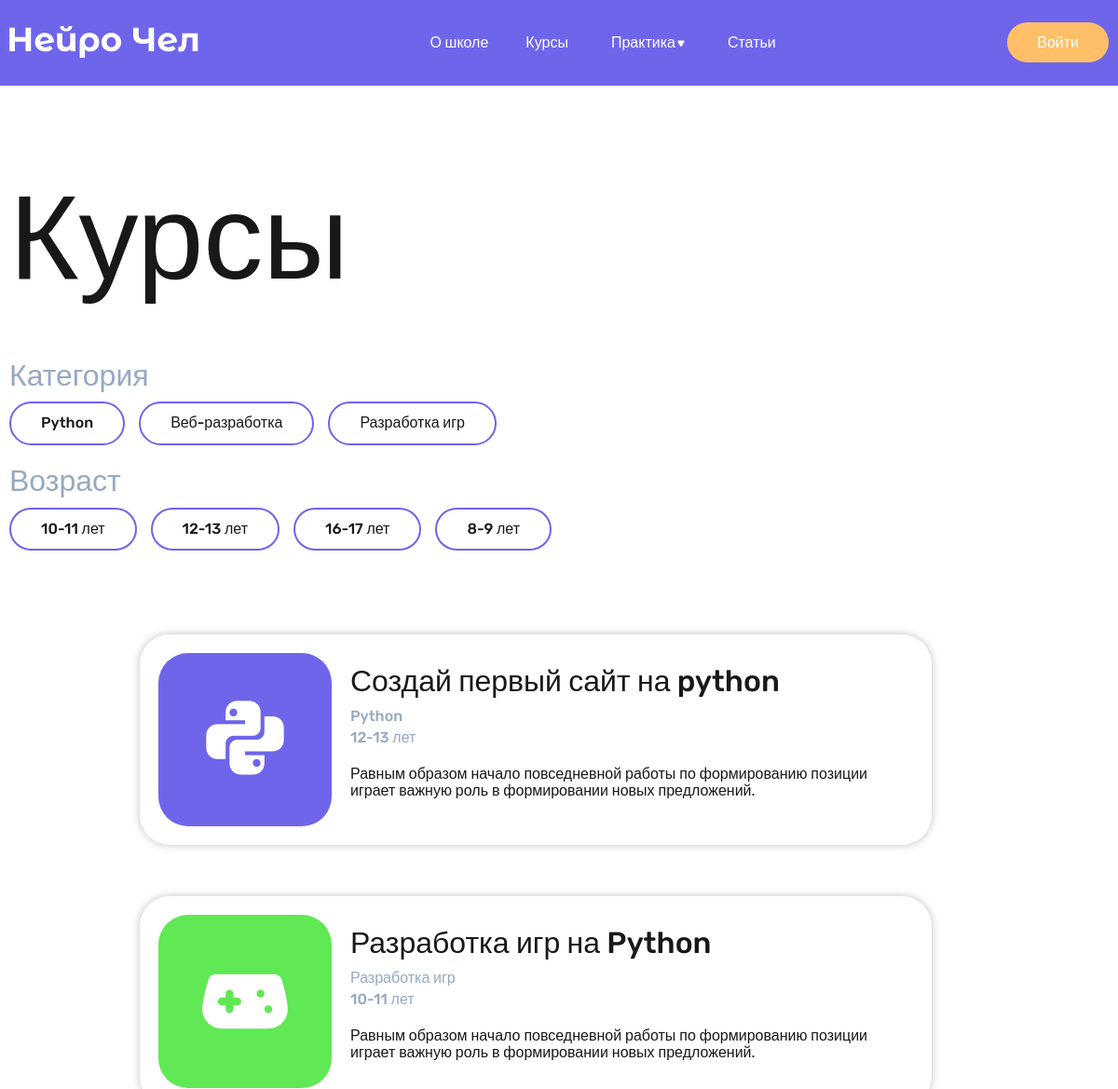
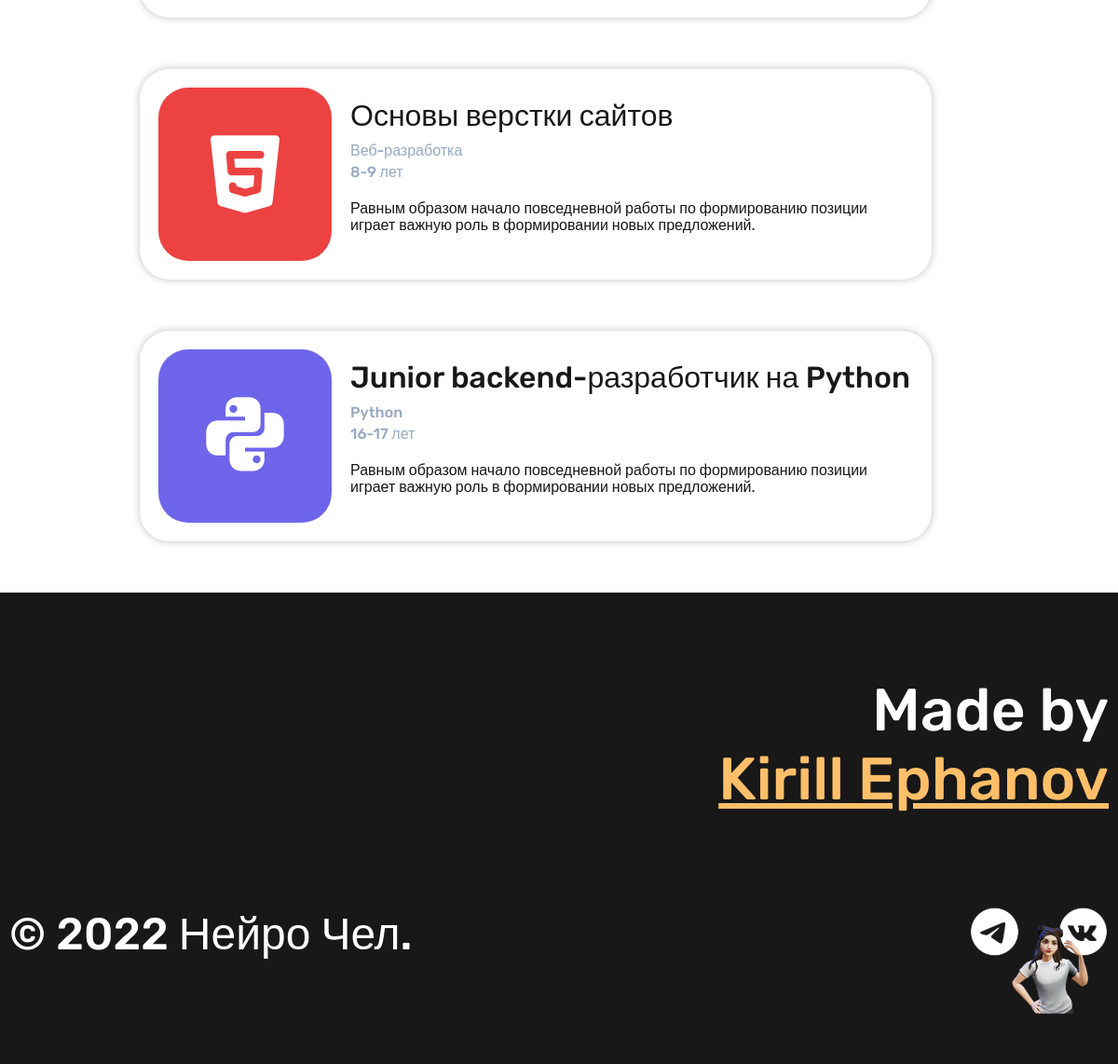
Page /courses/ on the committed database (2 pictures, top to bottom).
### blablycode_app/models.py (models this page shows, shortened)
class Category(models.Model):
    category_title = models.CharField(max_length=150, verbose_name='Название категории')
    def __str__(self):
        return self.category_title
    class Meta:
        verbose_name = 'Категория'
        verbose_name_plural = 'Категории'
        ordering = ['category_title']

class Age(models.Model):
    age_title = models.CharField(max_length=50, verbose_name='Возраст')
    def __str__(self):
        return self.age_title
    class Meta:
        verbose_name = 'Возраст'
        verbose_name_plural = 'Возраст'
        ordering = ['age_title']

class Course(models.Model):
    сourse_title = models.CharField(max_length=150, verbose_name='Название курса')
    course_icon = models.ImageField(upload_to='photos/%Y/%m/%d/', verbose_name='Иконка курса', blank=True)
    course_description = models.TextField(max_length=250, verbose_name='Описание курса')
    course_category = models.ForeignKey('Category', on_delete=models.PROTECT, null=True, verbose_name='Категория')
    course_created_at = models.DateTimeField(auto_now_add=True, verbose_name='Дата создания')
    course_age = models.ForeignKey('Age', on_delete=models.PROTECT, null=True, verbose_name='Возраст')
    class Meta:
        verbose_name = 'Курс'
        verbose_name_plural = 'Курсы'
        ordering = ['-course_created_at']

### blablycode_app/views.py (the view)
# urls.py: path('courses/', courses_page, name='courses'),
def courses_page(request):
    courses = Course.objects.all()
    categories = Category.objects.all()
    age = Age.objects.all()
    context = {'courses': courses, 'categories': categories, 'age': age}
    return render(request=request, template_name='blablycode_app/courses.html', context=context)

### blablycode_app/templates/blablycode_app/courses.html
{% extends 'base.html' %}
{% block content %}
    <div class="wrapper">
        <h1 class="page-title">Курсы</h1>
    </div>
    <section>
        <div class="wrapper">
            <div class="filter-block">
                <div class="filter-top">
                    <p class="filter__title">
                        Категория
                    </p>
                    <div class="filter__content">
                        {% for item in categories %}
                        <a href="#" class="filter__link">{{ item.category_title }}</a>
                        {% endfor %}
                    </div>
                </div>
                <div class="filter-bottom">
                    <p class="filter__title">
                        Возраст
                    </p>
                    <div class="filter__content">
                        {% for item in age %}
                        <a href="#" class="filter__link">{{ item.age_title }}</a>
                        {% endfor %}
                    </div>
                </div>
            </div>
        </div>
    </section>
    <section>
        <div class="course-catalog-wrapper">
            <div class="course-catalog">
                {% for item in courses %}
                <a href="open_course.html" class="card-link">
                    <div class="course-card">
                        <div class="course-card-container">
                            <div class="course-card__photo">
                                {% if item.course_icon %}
                                <img src="{{ item.course_icon.url }}" alt="" class="course-card__photo__img">
                                {% endif %}
                            </div>
                            <div class="course-card__content">
                                <p class="course-card__title">
                                    {{ item.сourse_title }}
                                </p>
                                <div class="course-card__categories">
                                    <p class="course-card__category">
                                        {{ item.course_category }}
                                    </p>
                                    <p class="course-card__category">
                                        {{ item.course_age }}
                                    </p>
                                </div>
                                <p class="course-card__description">
                                    {{ item.course_description }}
                                </p>
                            </div>
                        </div>
                    </div>
                </a>
                {% endfor %}
            </div>
        </div>
    </section>
{% endblock %}

### blablycode/static/styles/style.css (style rules this page uses)
:root { --dark: #181818; --blue: #6E65EB; --orange: #FFBF69; --grey: #97A8C1; }
html { background-color: var(--dark); }
body { font-family: 'Rubik', sans-serif; color: var(--dark); background-color: #fff; }
.wrapper { max-width: 1180px; padding-right: 5px; padding-left: 5px; margin: 0 auto; }
.page-title { font-size: 128px; font-weight: 500; margin-top: 90px; margin-bottom: 55px; }
.filter-block { margin-bottom: 90px; }
.filter-top { margin-bottom: 20px; }
.filter__title { color: var(--grey); font-size: 32px; font-weight: 500; margin-top: 0; margin-bottom: 10px; }
.filter__content { display: flex; flex-wrap: wrap; gap: 15px; }
.filter__link { color: var(--dark); text-decoration: none; font-size: 16px; font-weight: 500; border: 2px solid var(--blue); border-radius: 100px; padding: 12px 32px; display: inline-block; }
.course-catalog-wrapper { max-width: 900px; padding-right: 5px; padding-left: 5px; margin: 0 auto; }
.card-link { color: var(--dark); text-decoration: none; }
.course-card { border-radius: 32px; padding: 20px; box-shadow: 0px 0px 8px rgba(0, 0, 0, 0.25); max-width: 850px; box-sizing: border-box; margin-bottom: 55px; }
.course-card-container { display: flex; align-items: center; }
.course-card__photo { border-radius: 32px; margin-right: 20px; width: 186px; height: 186px; }
.course-card__photo__img { border-radius: 32px; width: 186px; height: 186px; }
.course-card__title { font-size: 32px; font-weight: 500; margin: 0; }
.course-card__categories { margin-top: 10px; margin-bottom: 0; }
.course-card__category { color: var(--grey); font-size: 16px; font-weight: 500; margin-top: 5px; margin-bottom: 0; }
.course-card__description { font-size: 16px; margin-top: 20px; }

### rows in the picture
Category: category_title "Python"
Category: category_title "Веб-разработка"
Category: category_title "Разработка игр"
Age: age_title "10-11 лет"
Age: age_title "12-13 лет"
Age: age_title "16-17 лет"
Age: age_title "8-9 лет"
Course: course_icon (picture), сourse_title "Создай первый сайт на python", course_category "Python", course_age "12-13 лет", course_description "Равным образом начало повседневной работы по формированию позиции играет важную роль в формировании новых предложений."
Course: course_icon (picture), сourse_title "Разработка игр на Python", course_category "Разработка игр", course_age "10-11 лет", course_description "Равным образом начало повседневной работы по формированию позиции играет важную роль в формировании новых предложений."
Course: course_icon (picture), сourse_title "Основы верстки сайтов", course_category "Веб-разработка", course_age "8-9 лет", course_description "Равным образом начало повседневной работы по формированию позиции играет важную роль в формировании новых предложений."
Course: course_icon (picture), сourse_title "Junior backend-разработчик на Python", course_category "Python", course_age "16-17 лет", course_description "Равным образом начало повседневной работы по формированию позиции играет важную роль в формировании новых предложений."
